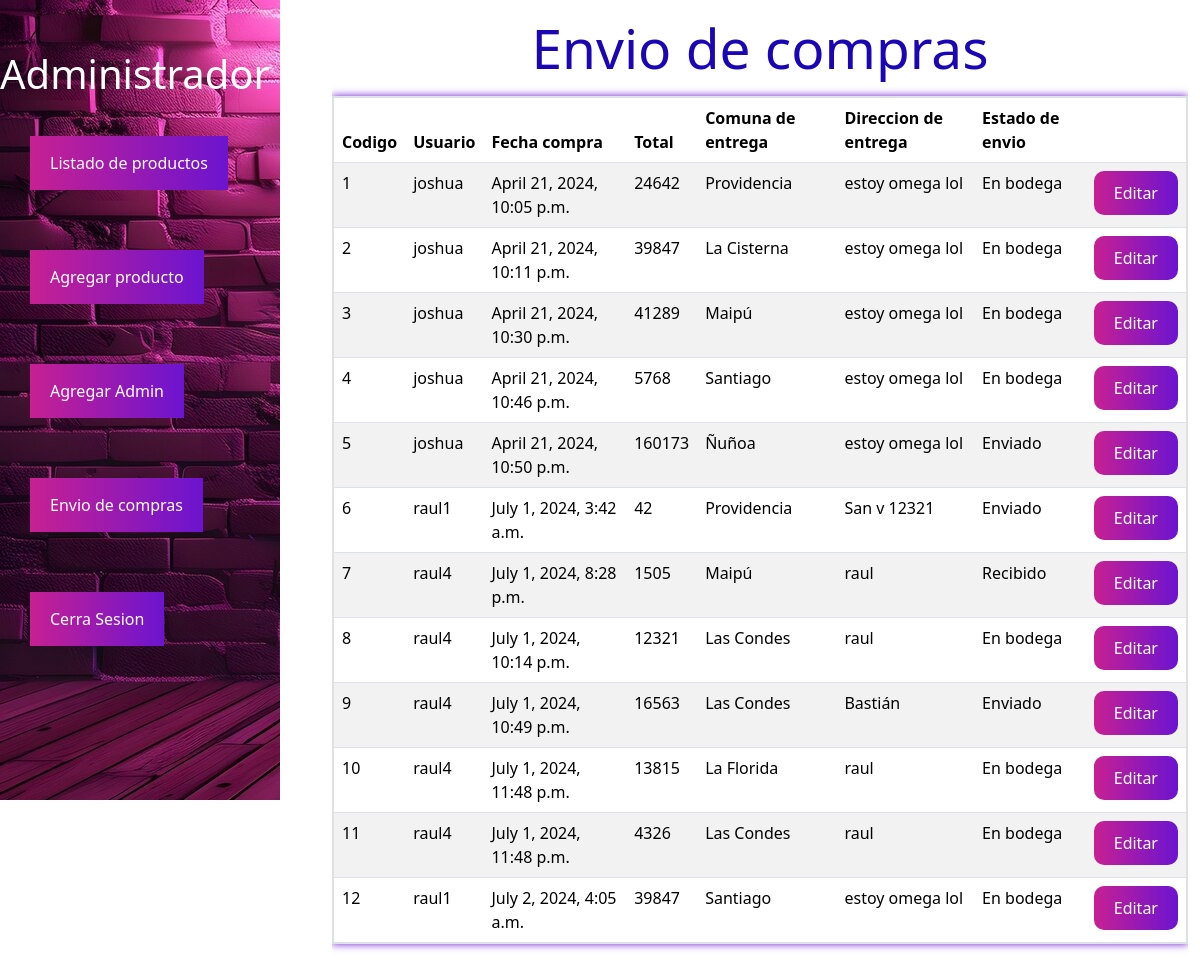
The page /productos/envioProductos (signed in) on the database its author committed.
### modulos/productos/models.py (models this page shows)
class OrdenCompra(models.Model):
    f_compra = models.DateTimeField(auto_now_add=True)
    total = models.PositiveIntegerField()
    direccion = models.CharField(max_length=30)
    recibe = models.CharField(max_length = 40)
    comuna = models.CharField(max_length= 20 , choices=comunas_santiago)
    estado = models.CharField(max_length=20 , choices=estado, default='En bodega')
    usuario = models.ForeignKey(User, on_delete=models.CASCADE)

### modulos/productos/views.py (the view)
# urls.py: path('envioProductos',views.envioProductos,name="enviocompra"),
@login_required
def envioProductos(request):
    orden = OrdenCompra.objects.all()
    compraUsuario = compraProducto.objects.filter(compra__in = orden)
    datos = {
        "compraUsuario" : compraUsuario,
        "orden": orden
    }
    return render(request,'compra/EnvioProductos.html',datos)

### templates/compra/EnvioProductos.html
{% extends '../base/base2.html' %}
{% block content%}
    <div class="table">
        <div class="table-responsive">
            <table class="table table-striped">
                <h1 class="text-center">Envio de compras</h1>
                <thead>
                    <tr>
                        <th>Codigo</th>
                        <th>Usuario</th>
                        <th>Fecha compra</th>
                        <th>Total</th>
                        <th>Comuna de entrega</th>
                        <th>Direccion de entrega</th>
                        <th>Estado de envio</th>
                    </tr>
                </thead>
                <tbody>
                    {% for compra in orden %}
                    <tr>
                        <td>{{compra.id}}</td>
                        <td>{{compra.usuario}}</td>
                        <td>{{compra.f_compra}}</td>
                        <td>{{compra.total}}</td>
                        <td>{{compra.comuna}}</td>
                        <td>{{compra.direccion}}</td>
                        <td>{{compra.estado}}</td>
                        <td>
                            <a href="{% url 'estadocompra' compra.id %}" class="btnEditar">Editar</a>
                        </td>
                    </tr>
                    {% endfor %}
                </tbody>
            </table>
        </div>
    </div>
{% endblock %}

### static/css/adminstyle.css (style rules this page uses)
body { display: flex; }

### static/css/listaradmin.css (style rules this page uses)
table { width: 10%; border-collapse: collapse; box-shadow: 0 0 8px #6c14d0; border: 2px solid #6c14d0; }
.text-center { font-size: 55px; color: #1a06b4; margin: 15px 0; cursor: pointer; position: relative; }
.btnEditar { text-decoration: none; padding: 10px 20px; background: linear-gradient(to right, #c72092 , #6c14d0); color: white; display: inline-block; text-align: center; border-radius: 10px; transition: background-color 0.3s; }
.table-striped tbody tr:nth-child(odd) { background-color: #f5f5f5; }

### rows shown on the page
OrdenCompra: id "1", usuario "joshua", f_compra "April 21, 2024, 10:05 p.m.", total "24642", comuna "Providencia", direccion "estoy omega lol", estado "En bodega"
OrdenCompra: id "2", usuario "joshua", f_compra "April 21, 2024, 10:11 p.m.", total "39847", comuna "La Cisterna", direccion "estoy omega lol", estado "En bodega"
OrdenCompra: id "3", usuario "joshua", f_compra "April 21, 2024, 10:30 p.m.", total "41289", comuna "Maipú", direccion "estoy omega lol", estado "En bodega"
OrdenCompra: id "4", usuario "joshua", f_compra "April 21, 2024, 10:46 p.m.", total "5768", comuna "Santiago", direccion "estoy omega lol", estado "En bodega"
OrdenCompra: id "5", usuario "joshua", f_compra "April 21, 2024, 10:50 p.m.", total "160173", comuna "Ñuñoa", direccion "estoy omega lol", estado "Enviado"
OrdenCompra: id "6", usuario "raul1", f_compra "July 1, 2024, 3:42 a.m.", total "42", comuna "Providencia", direccion "San v 12321", estado "Enviado"
OrdenCompra: id "7", usuario "raul4", f_compra "July 1, 2024, 8:28 p.m.", total "1505", comuna "Maipú", direccion "raul", estado "Recibido"
OrdenCompra: id "8", usuario "raul4", f_compra "July 1, 2024, 10:14 p.m.", total "12321", comuna "Las Condes", direccion "raul", estado "En bodega"
OrdenCompra: id "9", usuario "raul4", f_compra "July 1, 2024, 10:49 p.m.", total "16563", comuna "Las Condes", direccion "Bastián", estado "Enviado"
OrdenCompra: id "10", usuario "raul4", f_compra "July 1, 2024, 11:48 p.m.", total "13815", comuna "La Florida", direccion "raul", estado "En bodega"
OrdenCompra: id "11", usuario "raul4", f_compra "July 1, 2024, 11:48 p.m.", total "4326", comuna "Las Condes", direccion "raul", estado "En bodega"
OrdenCompra: id "12", usuario "raul1", f_compra "July 2, 2024, 4:05 a.m.", total "39847", comuna "Santiago", direccion "estoy omega lol", estado "En bodega"
